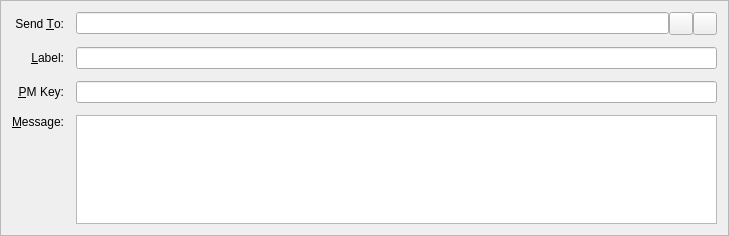
<?xml version="1.0" encoding="UTF-8"?>
<ui version="4.0">
 <class>SendMessagesEntry</class>
 <widget class="QFrame" name="SendMessagesEntry">
  <property name="geometry">
   <rect>
    <x>0</x>
    <y>0</y>
    <width>729</width>
    <height>236</height>
   </rect>
  </property>
  <property name="windowTitle">
   <string>Form</string>
  </property>
  <property name="frameShape">
   <enum>QFrame::StyledPanel</enum>
  </property>
  <property name="frameShadow">
   <enum>QFrame::Sunken</enum>
  </property>
  <layout class="QGridLayout" name="gridLayout">
   <property name="spacing">
    <number>12</number>
   </property>
   <item row="3" column="2">
    <layout class="QHBoxLayout" name="sendToLayout">
     <property name="spacing">
      <number>0</number>
     </property>
     <item>
      <widget class="QValidatedLineEdit" name="sendTo">
       <property name="toolTip">
        <string>The address to send the payment to  (e.g. 4Zo1ga6xuKuQ7JV7M9rGDoxdbYwV5zgQJ5)</string>
       </property>
       <property name="maxLength">
        <number>34</number>
       </property>
      </widget>
     </item>
     <item>
      <widget class="QToolButton" name="pasteButton">
       <property name="toolTip">
        <string>Paste address from clipboard</string>
       </property>
       <property name="text">
        <string/>
       </property>
       <property name="icon">
        <iconset resource="../bitcoin.qrc">
         <normaloff>:/icons/editpaste</normaloff>:/icons/editpaste</iconset>
       </property>
       <property name="shortcut">
        <string>Alt+P</string>
       </property>
      </widget>
     </item>
     <item>
      <widget class="QToolButton" name="deleteButton">
       <property name="toolTip">
        <string>Remove this recipient</string>
       </property>
       <property name="text">
        <string/>
       </property>
       <property name="icon">
        <iconset resource="../bitcoin.qrc">
         <normaloff>:/icons/remove</normaloff>:/icons/remove</iconset>
       </property>
      </widget>
     </item>
    </layout>
   </item>
   <item row="6" column="0">
    <widget class="QLabel" name="messageLabel">
     <property name="text">
      <string>&amp;Message:</string>
     </property>
     <property name="alignment">
      <set>Qt::AlignRight|Qt::AlignTop|Qt::AlignTrailing</set>
     </property>
     <property name="buddy">
      <cstring>messageText</cstring>
     </property>
    </widget>
   </item>
   <item row="3" column="0">
    <widget class="QLabel" name="label_2">
     <property name="text">
      <string>Send &amp;To:</string>
     </property>
     <property name="alignment">
      <set>Qt::AlignRight|Qt::AlignTrailing|Qt::AlignVCenter</set>
     </property>
     <property name="buddy">
      <cstring>sendTo</cstring>
     </property>
    </widget>
   </item>
   <item row="6" column="2">
    <widget class="QValidatedTextEdit" name="messageText">
     <property name="mouseTracking">
      <bool>true</bool>
     </property>
     <property name="focusPolicy">
      <enum>Qt::WheelFocus</enum>
     </property>
     <property name="tabChangesFocus">
      <bool>false</bool>
     </property>
    </widget>
   </item>
   <item row="4" column="2">
    <widget class="QValidatedLineEdit" name="addAsLabel">
     <property name="enabled">
      <bool>true</bool>
     </property>
     <property name="toolTip">
      <string>Enter a label for this address to add it to your address book</string>
     </property>
    </widget>
   </item>
   <item row="4" column="0">
    <widget class="QLabel" name="label_4">
     <property name="text">
      <string>&amp;Label:</string>
     </property>
     <property name="alignment">
      <set>Qt::AlignRight|Qt::AlignTrailing|Qt::AlignVCenter</set>
     </property>
     <property name="buddy">
      <cstring>addAsLabel</cstring>
     </property>
    </widget>
   </item>
   <item row="5" column="0">
    <widget class="QLabel" name="publicKeyLabel">
     <property name="text">
      <string>&amp;PM Key:</string>
     </property>
     <property name="alignment">
      <set>Qt::AlignRight|Qt::AlignTrailing|Qt::AlignVCenter</set>
     </property>
     <property name="buddy">
      <cstring>publicKey</cstring>
     </property>
    </widget>
   </item>
   <item row="5" column="2">
    <widget class="QValidatedLineEdit" name="publicKey"/>
   </item>
  </layout>
 </widget>
 <customwidgets>
  <customwidget>
   <class>QValidatedLineEdit</class>
   <extends>QLineEdit</extends>
   <header>qt/qvalidatedlineedit.h</header>
  </customwidget>
  <customwidget>
   <class>QValidatedTextEdit</class>
   <extends>QPlainTextEdit</extends>
   <header>qt/qvalidatedtextedit.h</header>
  </customwidget>
 </customwidgets>
 <resources>
  <include location="../bitcoin.qrc"/>
 </resources>
 <connections/>
</ui>
